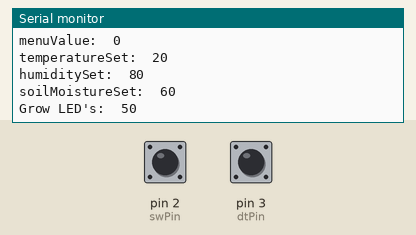
Bench run of a sketch on a simulated Arduino Uno, built with avr-gcc and run on an emulated ATmega328P. On the bench: the last lines printed to the serial monitor. The test bench sets the inputs (shaded band); at power-on: pin 2 (swPin) HIGH, pin 3 (dtPin) HIGH.

Above: at 1.2 s.
1.3 s: pin 2 (swPin) pulled LOW for 0.15 s
At 1.9 s:
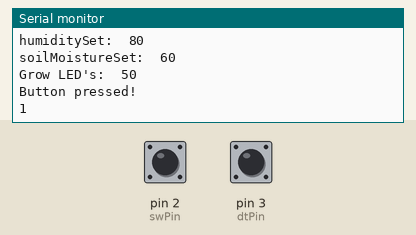
2.9 s: pin 2 (swPin) pulled LOW for 1 s
At 3.06 s:
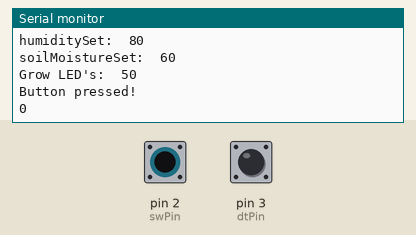

The sketch:

rotary_encoder_interrupt_with_arrays.ino
```cpp
// Define pins
#define clkPin 4 // CLK pin
#define dtPin 3  // DT pin
#define swPin 2  // SW pin

// Global variable to store encoder data
volatile long menuValue = 0;

// Previous states of pins
volatile int lastCLKState = 0;

volatile int setValues[4] = {20,80,60,50};

volatile bool settingValue = false;

// Encoder interrupt service routine for CLK
void readEncoder() {
  int clkState = digitalRead(clkPin);
  int dtState = digitalRead(dtPin);
  if(!settingValue) {
    if (clkState != lastCLKState && clkState == LOW) {
      if (dtState != clkState) {
        menuValue++;
      } else {
        menuValue--;
      }
    }
  }
  if(settingValue) {
    if (clkState != lastCLKState && clkState == LOW) {
      if (dtState != clkState) {
        setValues[menuValue] = setValues[menuValue] + 1;
      } else {
        setValues[menuValue] = setValues[menuValue] - 1;
      }
    }
  }
  lastCLKState = clkState;
}

// Button interrupt service routine for SW
void readButton() {
  Serial.println("Button pressed!");
  settingValue = !settingValue;
  Serial.println(settingValue);// Your button press handling code here
}

void setup() {
  // Initialize serial communication for debugging
  Serial.begin(9600);

  // Initialize pins
  pinMode(clkPin, INPUT);
  pinMode(dtPin, INPUT);
  pinMode(swPin, INPUT_PULLUP);

  // Attach interrupts
  attachInterrupt(digitalPinToInterrupt(dtPin), readEncoder, CHANGE);
  attachInterrupt(digitalPinToInterrupt(swPin), readButton, FALLING);
}

void loop() {
  // Print encoder value for debugging
  Serial.print("menuValue:  ");
  Serial.println(menuValue);
  Serial.print("temperatureSet:  ");
  Serial.println(setValues[0]);
  Serial.print("humiditySet:  ");
  Serial.println(setValues[1]);
  Serial.print("soilMoistureSet:  ");
  Serial.println(setValues[2]);
  Serial.print("Grow LED's:  ");
  Serial.println(setValues[3]);
  delay(1000);
}
```

Measured:
- after the input at 1.3 s, the serial monitor: prints a new line at once (image 1)
- after the input at 2.9 s, the serial monitor: prints a new line at once (image 2)
